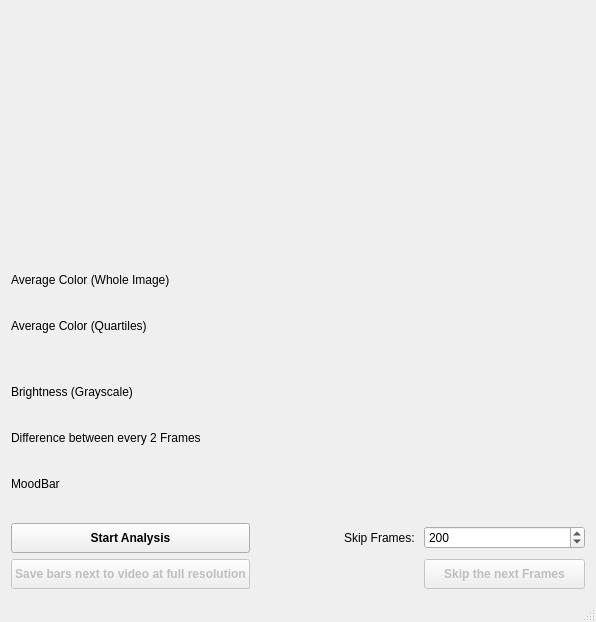
<?xml version="1.0" encoding="UTF-8"?>
<ui version="4.0">
 <class>MainWindow</class>
 <widget class="QMainWindow" name="MainWindow">
  <property name="geometry">
   <rect>
    <x>0</x>
    <y>0</y>
    <width>596</width>
    <height>622</height>
   </rect>
  </property>
  <property name="windowTitle">
   <string>Cinemana</string>
  </property>
  <property name="windowIcon">
   <iconset resource="rsc.qrc">
    <normaloff>:/icon/main/icon.png</normaloff>:/icon/main/icon.png</iconset>
  </property>
  <widget class="QWidget" name="centralWidget">
   <layout class="QGridLayout" name="gridLayout_3">
    <item row="0" column="0">
     <layout class="QGridLayout" name="gridLayout">
      <item row="0" column="0">
       <widget class="QLabel" name="label">
        <property name="sizePolicy">
         <sizepolicy hsizetype="Expanding" vsizetype="Expanding">
          <horstretch>0</horstretch>
          <verstretch>0</verstretch>
         </sizepolicy>
        </property>
        <property name="autoFillBackground">
         <bool>true</bool>
        </property>
        <property name="text">
         <string/>
        </property>
        <property name="scaledContents">
         <bool>true</bool>
        </property>
       </widget>
      </item>
      <item row="2" column="0">
       <widget class="QLabel" name="averageDisplay">
        <property name="sizePolicy">
         <sizepolicy hsizetype="Expanding" vsizetype="Preferred">
          <horstretch>0</horstretch>
          <verstretch>0</verstretch>
         </sizepolicy>
        </property>
        <property name="minimumSize">
         <size>
          <width>0</width>
          <height>20</height>
         </size>
        </property>
        <property name="text">
         <string/>
        </property>
        <property name="scaledContents">
         <bool>true</bool>
        </property>
       </widget>
      </item>
      <item row="6" column="0">
       <widget class="QLabel" name="brightnessDisplay">
        <property name="sizePolicy">
         <sizepolicy hsizetype="Expanding" vsizetype="Preferred">
          <horstretch>0</horstretch>
          <verstretch>0</verstretch>
         </sizepolicy>
        </property>
        <property name="minimumSize">
         <size>
          <width>0</width>
          <height>20</height>
         </size>
        </property>
        <property name="text">
         <string/>
        </property>
        <property name="scaledContents">
         <bool>true</bool>
        </property>
       </widget>
      </item>
      <item row="8" column="0">
       <widget class="QLabel" name="differenceDisplay">
        <property name="sizePolicy">
         <sizepolicy hsizetype="Expanding" vsizetype="Preferred">
          <horstretch>0</horstretch>
          <verstretch>0</verstretch>
         </sizepolicy>
        </property>
        <property name="minimumSize">
         <size>
          <width>0</width>
          <height>20</height>
         </size>
        </property>
        <property name="text">
         <string/>
        </property>
        <property name="scaledContents">
         <bool>true</bool>
        </property>
       </widget>
      </item>
      <item row="1" column="0">
       <widget class="QLabel" name="label_2">
        <property name="text">
         <string>Average Color (Whole Image)</string>
        </property>
       </widget>
      </item>
      <item row="5" column="0">
       <widget class="QLabel" name="label_3">
        <property name="text">
         <string>Brightness (Grayscale)</string>
        </property>
       </widget>
      </item>
      <item row="3" column="0">
       <widget class="QLabel" name="label_4">
        <property name="text">
         <string>Average Color (Quartiles)</string>
        </property>
       </widget>
      </item>
      <item row="4" column="0">
       <widget class="QLabel" name="averageQuadDisplay">
        <property name="sizePolicy">
         <sizepolicy hsizetype="Expanding" vsizetype="Preferred">
          <horstretch>0</horstretch>
          <verstretch>0</verstretch>
         </sizepolicy>
        </property>
        <property name="minimumSize">
         <size>
          <width>0</width>
          <height>40</height>
         </size>
        </property>
        <property name="text">
         <string/>
        </property>
        <property name="scaledContents">
         <bool>true</bool>
        </property>
       </widget>
      </item>
      <item row="7" column="0">
       <widget class="QLabel" name="label_6">
        <property name="text">
         <string>Difference between every 2 Frames</string>
        </property>
       </widget>
      </item>
      <item row="9" column="0">
       <widget class="QLabel" name="label_7">
        <property name="text">
         <string>MoodBar</string>
        </property>
       </widget>
      </item>
      <item row="10" column="0">
       <widget class="QLabel" name="moodDisplay">
        <property name="sizePolicy">
         <sizepolicy hsizetype="Expanding" vsizetype="Preferred">
          <horstretch>0</horstretch>
          <verstretch>0</verstretch>
         </sizepolicy>
        </property>
        <property name="minimumSize">
         <size>
          <width>0</width>
          <height>20</height>
         </size>
        </property>
        <property name="text">
         <string/>
        </property>
        <property name="scaledContents">
         <bool>true</bool>
        </property>
       </widget>
      </item>
     </layout>
    </item>
    <item row="1" column="0">
     <layout class="QGridLayout" name="gridLayout_2" columnstretch="0,0,0">
      <item row="0" column="0">
       <widget class="QPushButton" name="pushButton_2">
        <property name="minimumSize">
         <size>
          <width>0</width>
          <height>30</height>
         </size>
        </property>
        <property name="font">
         <font>
          <pointsize>9</pointsize>
          <weight>75</weight>
          <bold>true</bold>
         </font>
        </property>
        <property name="text">
         <string>Start Analysis</string>
        </property>
       </widget>
      </item>
      <item row="1" column="0">
       <widget class="QPushButton" name="saveButton">
        <property name="enabled">
         <bool>false</bool>
        </property>
        <property name="minimumSize">
         <size>
          <width>0</width>
          <height>30</height>
         </size>
        </property>
        <property name="font">
         <font>
          <pointsize>9</pointsize>
          <weight>75</weight>
          <bold>true</bold>
         </font>
        </property>
        <property name="text">
         <string>Save bars next to video at full resolution</string>
        </property>
       </widget>
      </item>
      <item row="0" column="1">
       <widget class="QLabel" name="label_5">
        <property name="text">
         <string>Skip Frames: </string>
        </property>
        <property name="alignment">
         <set>Qt::AlignRight|Qt::AlignTrailing|Qt::AlignVCenter</set>
        </property>
       </widget>
      </item>
      <item row="0" column="2">
       <widget class="QSpinBox" name="spinBox">
        <property name="maximum">
         <number>999999999</number>
        </property>
        <property name="singleStep">
         <number>10</number>
        </property>
        <property name="value">
         <number>200</number>
        </property>
       </widget>
      </item>
      <item row="1" column="2">
       <widget class="QPushButton" name="pushButton">
        <property name="enabled">
         <bool>false</bool>
        </property>
        <property name="minimumSize">
         <size>
          <width>0</width>
          <height>30</height>
         </size>
        </property>
        <property name="font">
         <font>
          <pointsize>9</pointsize>
          <weight>75</weight>
          <bold>true</bold>
         </font>
        </property>
        <property name="text">
         <string>Skip the next Frames</string>
        </property>
       </widget>
      </item>
     </layout>
    </item>
   </layout>
  </widget>
  <widget class="QStatusBar" name="statusBar">
   <property name="sizePolicy">
    <sizepolicy hsizetype="Preferred" vsizetype="Preferred">
     <horstretch>0</horstretch>
     <verstretch>0</verstretch>
    </sizepolicy>
   </property>
  </widget>
 </widget>
 <layoutdefault spacing="6" margin="11"/>
 <resources>
  <include location="rsc.qrc"/>
 </resources>
 <connections/>
</ui>
